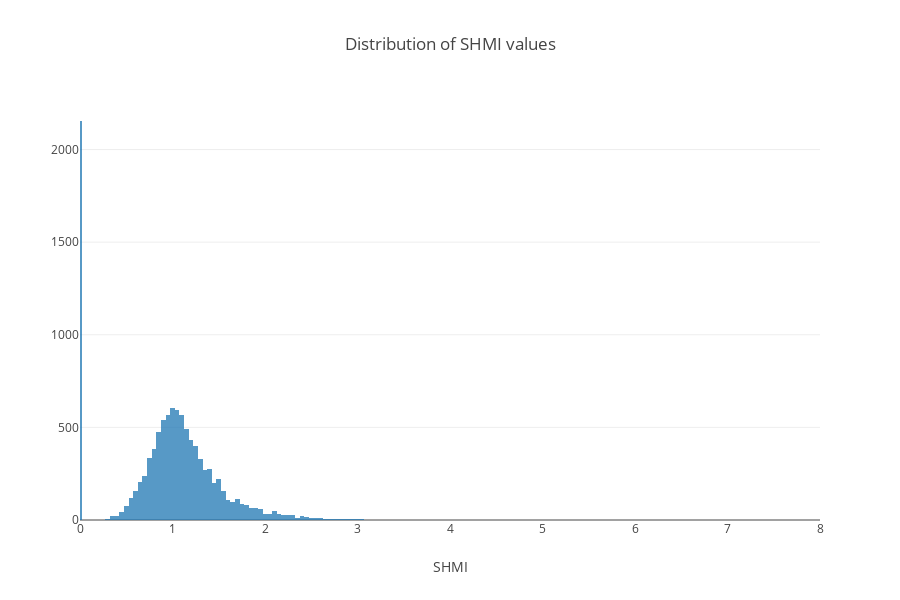

Notebook code for this chart:
### Code cell
x = nmc_data['SHMI']

trace = go.Histogram(x= x, opacity=0.75, name = 'SHMI')

data = [trace]
layout = go.Layout(title='Distribution of SHMI values',height=600, barmode='overlay', xaxis=dict(title='SHMI',range=[0, 8]))

fig = go.Figure(data=data, layout=layout)

iplot(fig)

### Figure 1 — Plotly figure (JSON) as saved in the notebook; plotly's stock layout.template omitted (floating-point values rounded to 4 significant figures; data arrays with more than 128 entries replaced by an {"elided": "..."} marker saying what was removed)
{"data": [{"name": "SHMI", "opacity": 0.75, "type": "histogram", "uid": "42dd8f1d-075f-4260-8502-ce24bf64b37b", "x": {"elided": "10946 float values"}}], "layout": {"barmode": "overlay", "height": 600, "title": "Distribution of SHMI values", "xaxis": {"range": [0, 8], "title": "SHMI"}}}
